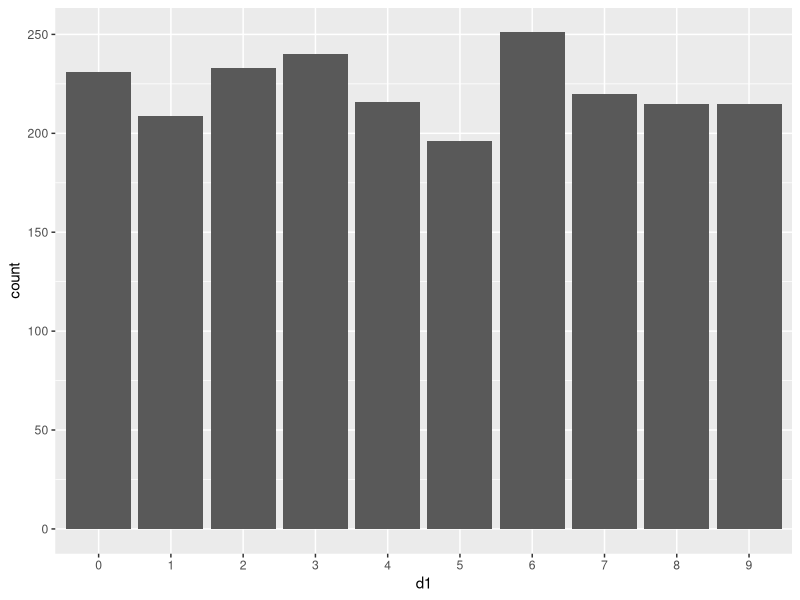

Source code (R):
## ---- chunk 1
suppressPackageStartupMessages({
  library(readr); library(dplyr); library(ggplot2)
})
pick2 <- readr::read_csv("data/clean/pick2_history.csv", show_col_types = FALSE)
## ---- chunk 2
head(pick2, 10)
## ---- chunk 3
pick2 |>
  count(d1) |>
  ggplot(aes(factor(d1), n)) +
  geom_col() +
  labs(x = "d1", y = "count")
## ---- chunk 4
if (file.exists("outputs/top25_pairs_next_draw.csv")) {
  readr::read_csv("outputs/top25_pairs_next_draw.csv", show_col_types = FALSE) |> head(10)
} else {
  cat("No raw top-25 file yet.")
}
## ---- chunk 5
if (file.exists("outputs/top25_pairs_next_draw_cal.csv")) {
  readr::read_csv("outputs/top25_pairs_next_draw_cal.csv", show_col_types = FALSE) |> head(10)
} else {
  cat("No calibrated file yet.")
}
